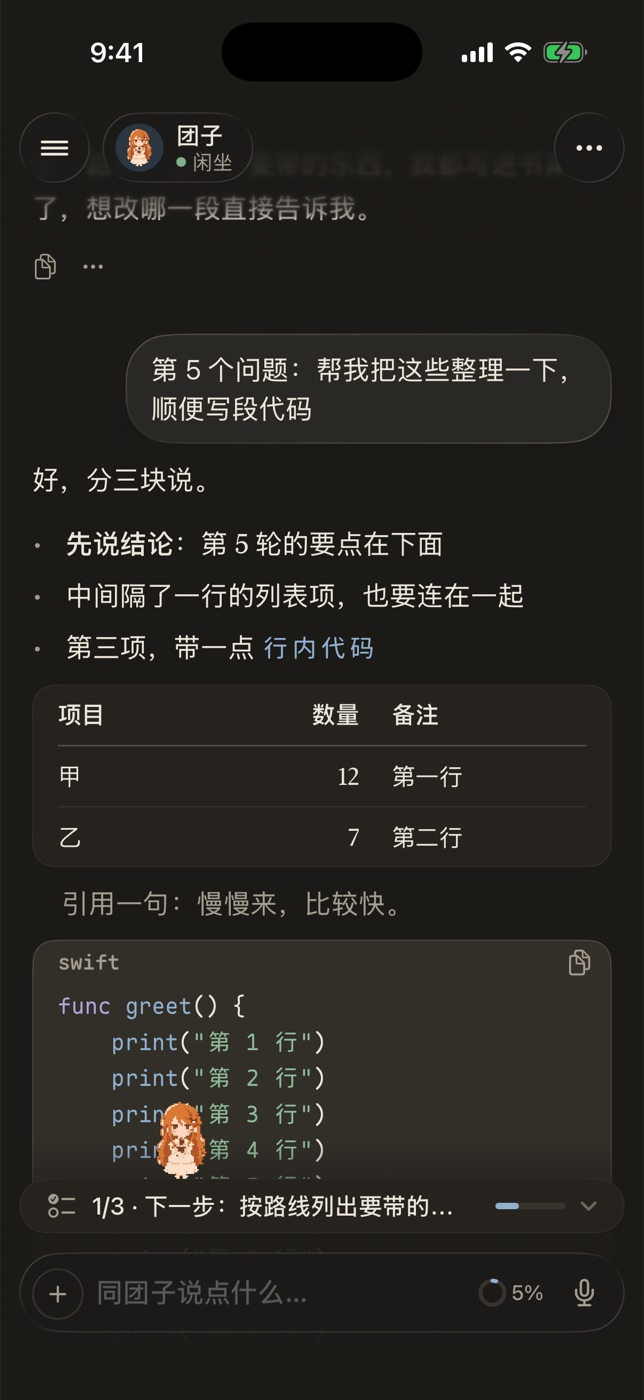
#> input picture dark-chat-latest.jpg, 644 x 1400 px
$ python pixelize.py ../dark-chat-latest.jpg out.png
#> lines starting #> are read from the running program, lines starting #| are printed output that depends on the picture
#!/usr/bin/env python3
"""把 AI 生成的「像素风」图收拾成真像素图：去背景、对齐到网格、只留调色板里的颜色、脚贴底线。

AI 出的像素风图通常是大图，格子不齐、边缘有抗锯齿、颜色几十上百种。这个工具：
1. 去掉背景（透明背景直接用；纯色背景从四角取色抠掉）。
2. 所有帧共用一个外框，缩到目标画布（默认 32×32），每格取出现最多的颜色，不做插值。
3. 颜色吸附到 Clio 调色板（或用 --palette auto 按原图自己的颜色收成 --colors 种），半透明一律变成全透明或不透明。
4. 去掉轮廓外一圈发虚留下的浅灰毛边（--raw 关掉）。
5. 角色水平居中、脚贴画布底部，所有帧位置一致。
6. 另存一张放大 8 倍的预览，方便看。

用法：
  python3 tools/pixelize.py 输入 输出目录 [--size 32] [--preview 8]
输入可以是一张图、一个装着逐帧 PNG 的文件夹，或一个装着「状态名/逐帧 PNG」的文件夹（整只宠物）。
整只宠物一起处理，保证所有状态大小、位置一致。之后用 tools/make_pet_pack.py 做成宠物包。
需要 Pillow：pip install pillow
"""
import argparse
import sys
from collections import Counter
from pathlib import Path

from PIL import Image

# Clio 像素调色板（与 docs/DESIGN-BRIEF.md 一致）。
PALETTE = [
    "2B2622",  # 墨：轮廓
    "4A423B",  # 深墨
    "7A7068",  # 灰墨
    "B8AEA3",  # 淡墨
    "F4EEE2",  # 纸白
    "E2D8C6",  # 纸影
    "F2C9A0",  # 肤色
    "6F8A4E",  # 月桂
    "4E6638",  # 深月桂
    "4E6A85",  # 黛
    "B5524A",  # 胭
    "D9B36C",  # 缃
    "7FA3D1",  # 浅蓝
    "5A7DB0",  # 深蓝
]
RGB = [tuple(int(h[i:i + 2], 16) for i in (0, 2, 4)) for h in PALETTE]
IMAGE_EXT = {".png", ".gif", ".webp", ".jpg", ".jpeg"}


def nearest(c):
    return min(RGB, key=lambda p: (p[0] - c[0]) ** 2 * 3 + (p[1] - c[1]) ** 2 * 4 + (p[2] - c[2]) ** 2 * 2)


def frames_of(path: Path):
    """一张图（GIF 取每一帧）。"""
    im = Image.open(path)
#> im is the input picture: PIL image 644x1400 RGB; mean R, G, B 39.2, 37.4, 32.8
    out = []
    for i in range(getattr(im, "n_frames", 1)):
        im.seek(i)
        out.append(im.convert("RGBA").copy())
#> after the loop, out = 1 item
    return out


def drop_background(im: Image.Image, tolerance=40):
    """已经有透明就不动；否则把和四角颜色相近、且与边缘连通的像素抠掉。"""
    px = im.load()
    w, h = im.size
    if any(px[x, y][3] < 128 for x, y in [(0, 0), (w - 1, 0), (0, h - 1), (w - 1, h - 1)]):
        return im
    bg = Counter(px[x, y][:3] for x, y in [(0, 0), (w - 1, 0), (0, h - 1), (w - 1, h - 1)]).most_common(1)[0][0]
    close = lambda c: sum(abs(a - b) for a, b in zip(c[:3], bg)) <= tolerance
    seen = set()
    stack = [(x, y) for x in range(w) for y in (0, h - 1)] + [(x, y) for y in range(h) for x in (0, w - 1)]
    while stack:
        x, y = stack.pop()
        if (x, y) in seen or not (0 <= x < w and 0 <= y < h) or not close(px[x, y]):
            continue
        seen.add((x, y))
        px[x, y] = (0, 0, 0, 0)
        stack += [(x + 1, y), (x - 1, y), (x, y + 1), (x, y - 1)]
    return im


def bbox(images):
    boxes = [im.getchannel("A").point(lambda a: 255 if a >= 128 else 0).getbbox() for im in images]
    boxes = [b for b in boxes if b]
    if not boxes:
        sys.exit("所有帧都是空的：背景没抠对，或者图是全透明的。")
    return min(b[0] for b in boxes), min(b[1] for b in boxes), max(b[2] for b in boxes), max(b[3] for b in boxes)


def snap(im: Image.Image, box, size):
    """把外框里的内容缩到 size×size 画布里，每格取最多的颜色。"""
    x0, y0, x1, y1 = box
    bw, bh = x1 - x0, y1 - y0
    cell = max(bw, bh) / size  # 每个像素格对应原图多少像素
    gw, gh = max(1, round(bw / cell)), max(1, round(bh / cell))
    src = im.load()
    out = Image.new("RGBA", (size, size), (0, 0, 0, 0))
    dst = out.load()
    left, top = (size - gw) // 2, size - gh  # 居中，脚贴底
    for gy in range(gh):
        for gx in range(gw):
            sx0, sy0 = x0 + int(gx * cell), y0 + int(gy * cell)
            sx1, sy1 = max(sx0 + 1, x0 + int((gx + 1) * cell)), max(sy0 + 1, y0 + int((gy + 1) * cell))
            votes = Counter()
            for sy in range(sy0, min(sy1, y1)):
                for sx in range(sx0, min(sx1, x1)):
                    c = src[sx, sy]
                    votes[None if c[3] < 128 else nearest(c)] += 1
            colour = votes.most_common(1)[0][0] if votes else None
            if colour is not None:
                dst[left + gx, top + gy] = colour + (255,)
    return out


def deburr(im: Image.Image):
    """去毛边：贴着透明、又贴着墨线外侧的浅灰像素，是原图发虚留下的，删掉。"""
    px = im.load()
    w, h = im.size
    ink = {RGB[0] + (255,), RGB[1] + (255,)}
    fuzz = {RGB[2] + (255,), RGB[3] + (255,), RGB[5] + (255,)}
    for _ in range(2):
        drop = []
        for y in range(h):
            for x in range(w):
                if px[x, y] not in fuzz:
                    continue
                for dx, dy in ((1, 0), (-1, 0), (0, 1), (0, -1)):
                    ox, oy, ix, iy = x - dx, y - dy, x + dx, y + dy
                    out_clear = not (0 <= ox < w and 0 <= oy < h) or px[ox, oy][3] == 0
                    if out_clear and 0 <= ix < w and 0 <= iy < h and px[ix, iy] in ink:
                        drop.append((x, y))
                        break
        for x, y in drop:
            px[x, y] = (0, 0, 0, 0)
    return im


def collect(src: Path):
    """返回 {状态名或空: [帧路径...]}。"""
    if src.is_file():
        return {"": [src]}
    files = sorted(p for p in src.iterdir() if p.suffix.lower() in IMAGE_EXT)
    dirs = sorted(p for p in src.iterdir() if p.is_dir())
    animated = [f for f in files if getattr(Image.open(f), "n_frames", 1) > 1]
    if dirs or animated:
        # 一整只宠物：每个子文件夹是一个状态的逐帧 PNG，或每个动图文件是一个状态。
        groups = {d.name: sorted(p for p in d.iterdir() if p.suffix.lower() in IMAGE_EXT) for d in dirs}
        groups.update({f.stem: [f] for f in files})
        return {k: v for k, v in groups.items() if v}
    return {"": files}  # 一个状态的逐帧 PNG


def main():
    ap = argparse.ArgumentParser(description=__doc__, formatter_class=argparse.RawDescriptionHelpFormatter)
    ap.add_argument("src", type=Path)
    ap.add_argument("out", type=Path)
    ap.add_argument("--size", type=int, default=32)
    ap.add_argument("--preview", type=int, default=8)
    ap.add_argument("--raw", action="store_true", help="不去毛边")
    ap.add_argument("--palette", choices=["clio", "auto"], default="clio",
                    help="clio：吸到 Clio 调色板；auto：按原图自己的颜色收成 --colors 种")
    ap.add_argument("--colors", type=int, default=16)
    a = ap.parse_args()

    groups = collect(a.src)
    loaded = {k: [f for p in paths for f in frames_of(p)] for k, paths in groups.items()}
#> loaded = 1 item
    loaded = {k: [drop_background(f) for f in fs] for k, fs in loaded.items()}
    if a.palette == "auto":
        global RGB
        opaque = [c[:3] for fs in loaded.values() for f in fs for c in f.getdata() if c[3] >= 128]
        strip = Image.new("RGB", (len(opaque), 1))
        strip.putdata(opaque)
        flat = strip.quantize(colors=a.colors, method=Image.Quantize.MEDIANCUT).getpalette()[: a.colors * 3]
        RGB = sorted({tuple(flat[i:i + 3]) for i in range(0, len(flat), 3)}, key=sum)
        a.raw = True  # 去毛边只认得 Clio 调色板里的墨色
        print(f"自动调色板：{len(RGB)} 色")
    box = bbox([f for fs in loaded.values() for f in fs])  # 所有状态共用一个外框，大小位置一致
#> box = (20, 22, 624, 1332)

    a.out.mkdir(parents=True, exist_ok=True)
    sheet = []
    for state, frames in loaded.items():
        folder = a.out / state if state else a.out
        folder.mkdir(parents=True, exist_ok=True)
        for i, f in enumerate(frames, 1):
            px = snap(f, box, a.size) if a.raw else deburr(snap(f, box, a.size))
            px.save(folder / f"{i:02d}.png")
            sheet.append(px)
        print(f"{state or '帧'}: {len(frames)} 帧 → {folder}")
#> this loop made 1 pass
#> state on pass 1: ''
#> (printed output is left out)
#> pass 1, in main, `px.save(folder / f"{i:02d}.png")`:
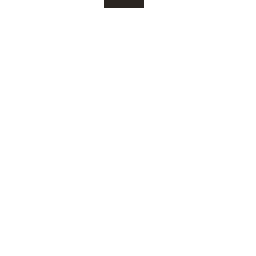
#> saved as 01.png: PIL image 32x32 RGBA (shown 8 times larger); mean R, G, B, A 0.2, 0.2, 0.2, 1.2; transparent parts drawn white
#> after the loop:
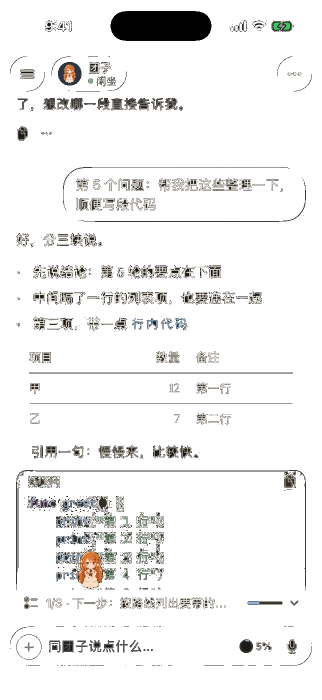
#> f: PIL image 644x1400 RGBA (shown at 1/2 size); mean R, G, B, A 9.2, 8.9, 8.3, 23.3; transparent parts drawn white
#> after the loop, sheet = 1 item

    # 预览：所有帧排成一行，放大，垫纸色底。
    cols = min(len(sheet), 8)
#> cols = 1
    rows = (len(sheet) + cols - 1) // cols
#> rows = 1
    s, k = a.size, a.preview
    prev = Image.new("RGBA", (cols * s * k, rows * s * k), (0xF4, 0xEE, 0xE2, 255))
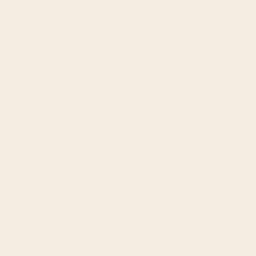
#> prev: PIL image 256x256 RGBA; mean R, G, B, A 244, 238, 226, 255
    for i, f in enumerate(sheet):
        big = f.resize((s * k, s * k), Image.NEAREST)
        prev.alpha_composite(big, ((i % cols) * s * k, (i // cols) * s * k))
#> this loop made 1 pass
    prev.save(a.out / "preview.png")
    print(f"预览：{a.out / 'preview.png'}")


if __name__ == "__main__":
    main()

$ run again, on dark-chat-long.jpg
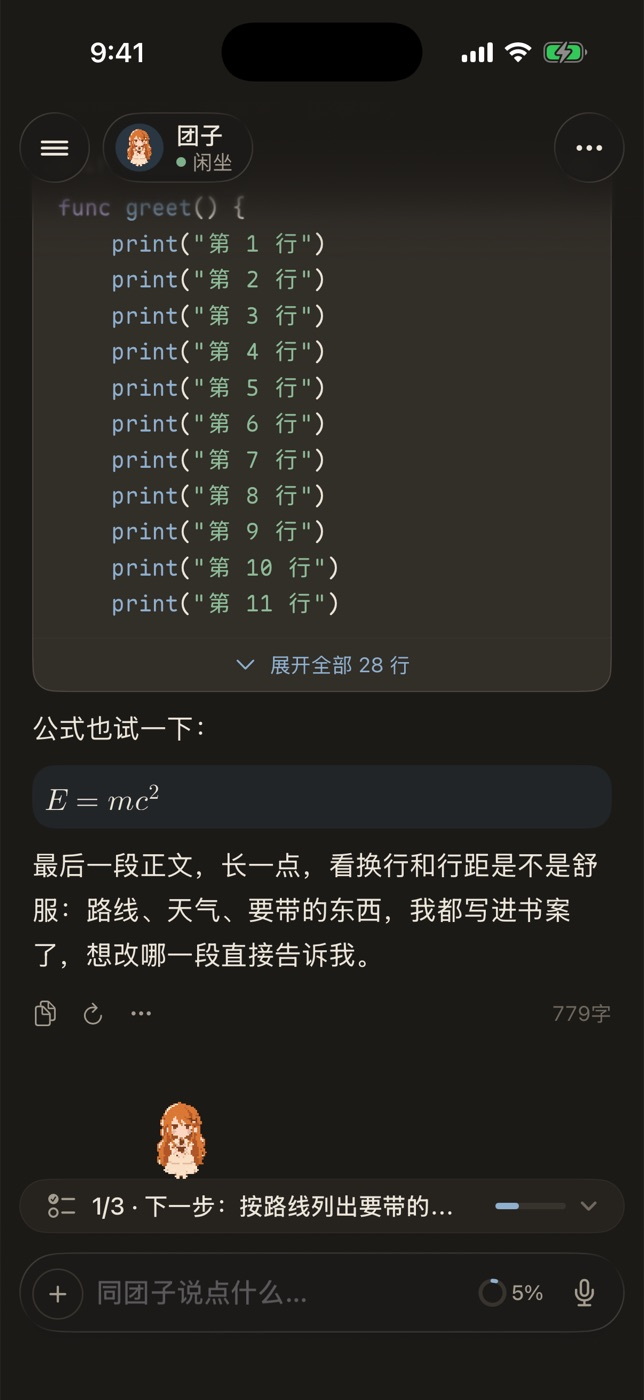
#> input picture dark-chat-long.jpg, 644 x 1400 px
#> in frames_of, im is the input picture: PIL image 644x1400 RGB; mean R, G, B 40.4, 38.9, 34.3
#> after the loop in frames_of, `for i in range(getattr(im, "n_frames", 1)):`: out = 1 item
#> box = (20, 22, 624, 1332)
#> the loop in main, `for state, frames in loaded.items():` made 1 pass
#> state on pass 1: ''
#> (printed output is left out)
#> pass 1, in main, `px.save(folder / f"{i:02d}.png")`:
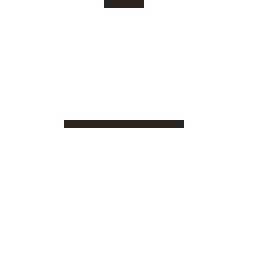
#> saved as 01.png: PIL image 32x32 RGBA (shown 8 times larger); mean R, G, B, A 0.8, 0.7, 0.7, 5; transparent parts drawn white
#> after the loop in main, `for state, frames in loaded.items():`:
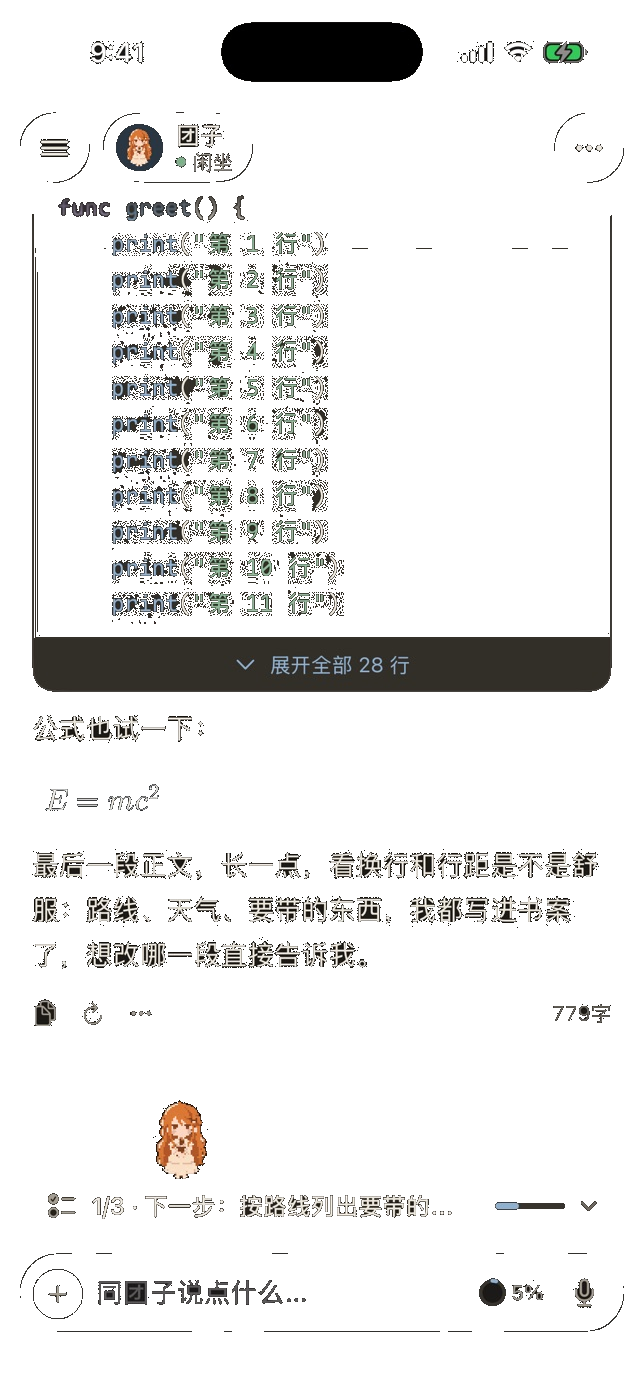
#> f: PIL image 644x1400 RGBA; mean R, G, B, A 10.5, 10.3, 9.5, 32.3; transparent parts drawn white
#> after the loop in main, `for state, frames in loaded.items():`: sheet = 1 item
#> cols = 1
#> the loop in main, `for i, f in enumerate(sheet):` made 1 pass
